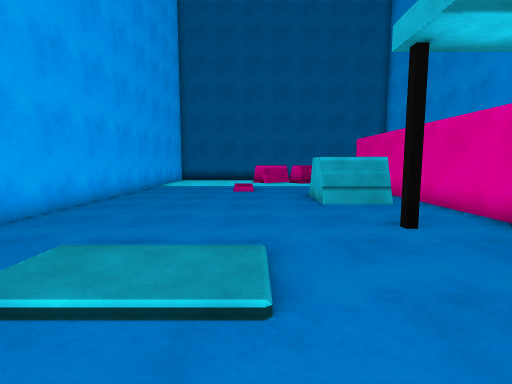
[1] (above)

16 first-person views from a walk through a 3-D level made in the Unity game engine. The camera is 1.3 m above the floor, tilts 6° down and sees 85° across. The floor is counted in squares, 1 m on a side. Each view is taken from the middle of a square. On the plan, view 1 faces up. The plan holds only what a view shows up to about 13 squares ahead; the rest is blank.

[2]
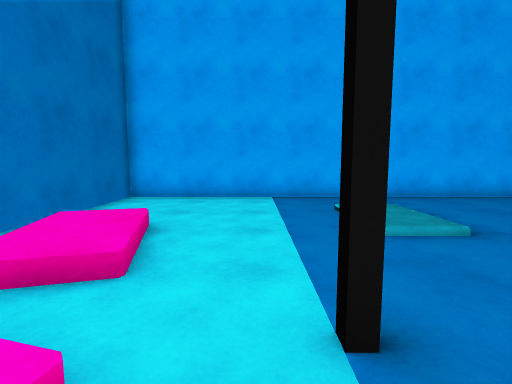

[3]
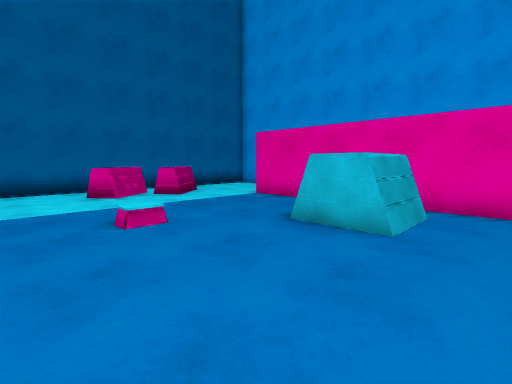

[4]
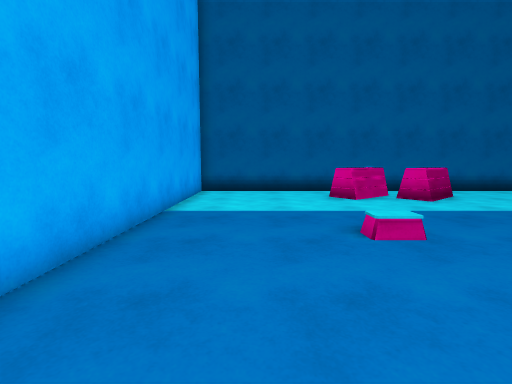

[5]
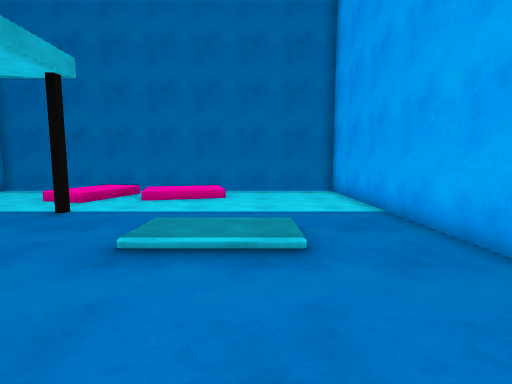

[6]
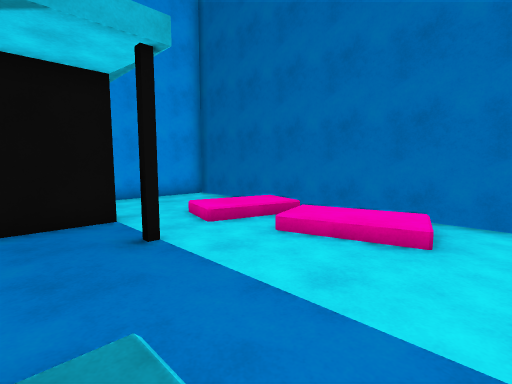

[7]
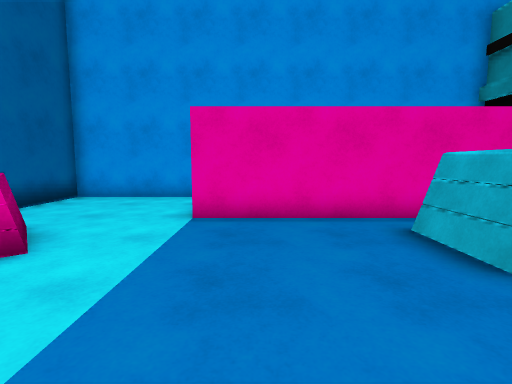

[8]
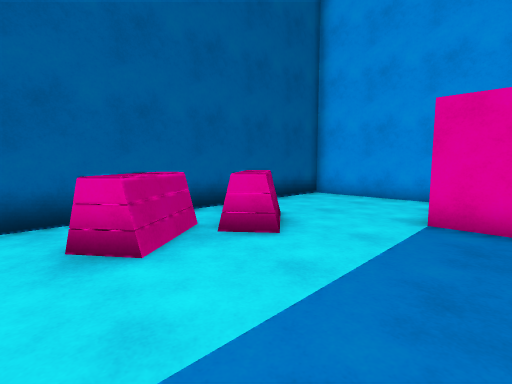

[9]
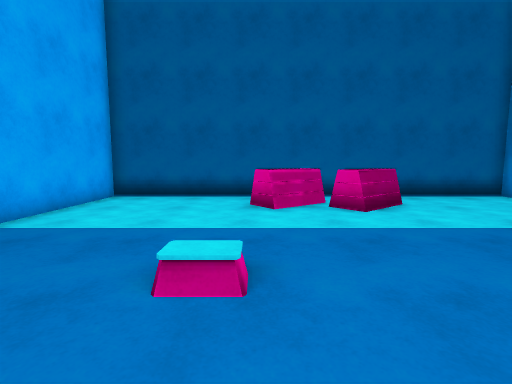

[10]
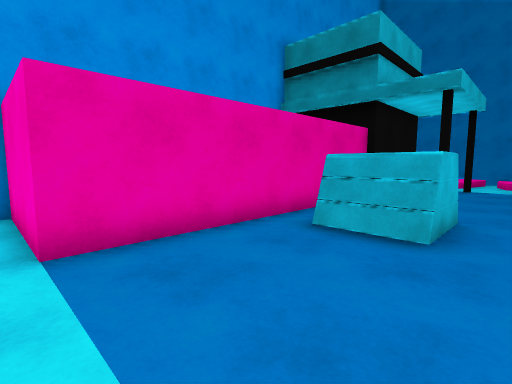

[11]
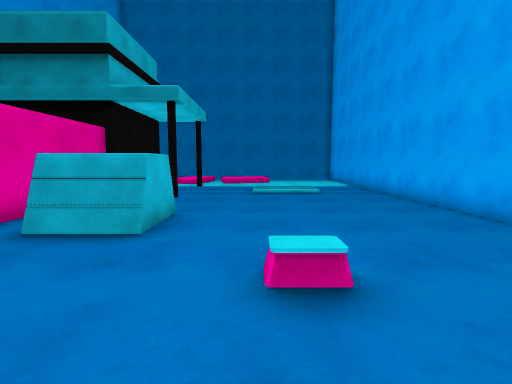

[12]
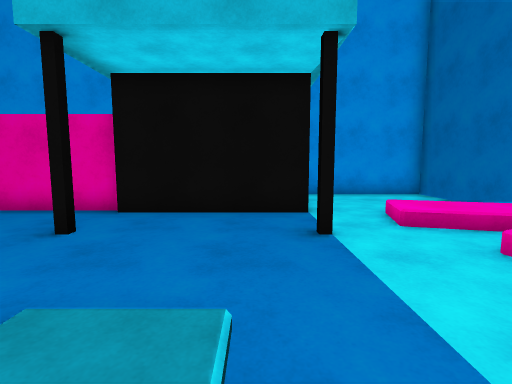

[13]
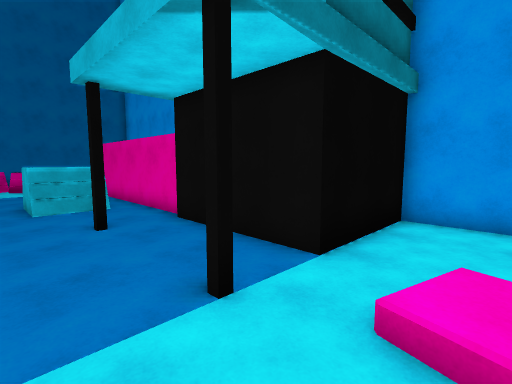

[14]
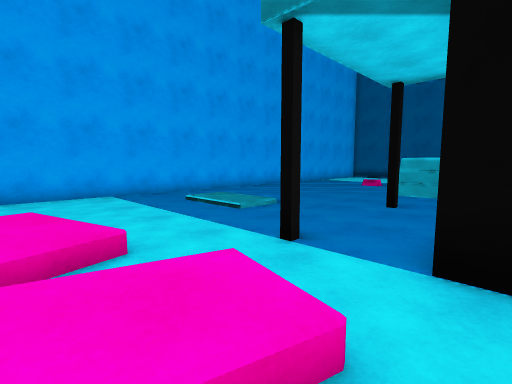

[15]
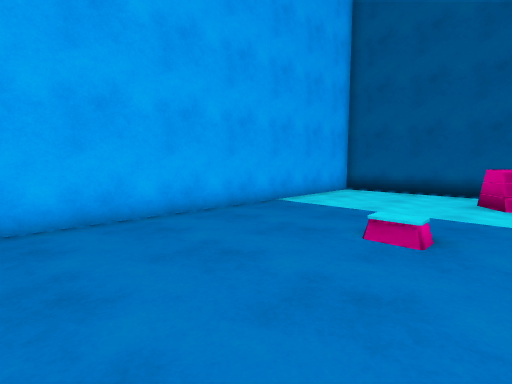

[16]
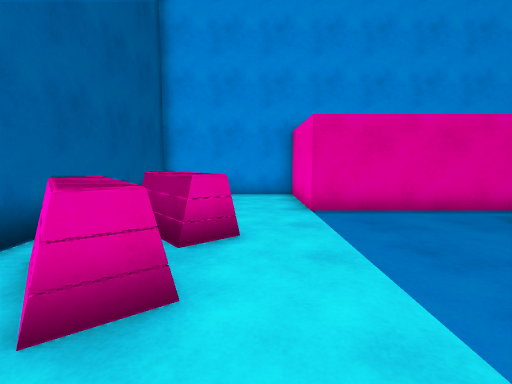

### Floor plan
Key: @ floor where view 1 was taken; # wall or solid block; x gap in a wall; . main floor; : floor 0.25 m higher than the main floor; / step, stairs or slope; = window, fence, low wall or low ledge; ^ raised ledge.
Columns run from 6 left of view 1 to 10 right of it. Each row starts with its distance up from view 1.
 21 #################
 20 #.......x.......#
 19 #.....#^^==.....#
 18 #.....#=x=#.....#
 17 #...............#
 16 #...............#
 15 #...........#####
 14 #...........#
 13 #....//.....#
 12 #...........#
 11 #.......###.#
 10 #.......^^^.#
  9 #.......#^^.#
  8 #...........#
  7 #...........#
  6 #........#..#
  5 #..........
  4 #..////....
  3 #../::/....
  2 #..////....
  1 #........#.#    #
  0 #.....@.........#
 -1 #.........//....#
 -2 #....////.:/....#
 -3 #..../:://:/....#
 -4 #...../  //  ...#
 -5 #################

Where each view was taken, in squares from view 1:
view 1: 0 up, 0 right, facing up
view 2: 0 up, 5 right, facing left
view 3: 7 up, 3 left, facing up-right
view 4: 8 up, 3 left, facing up
view 5: 8 up, 2 left, facing down
view 6: 3 up, 2 left, facing down-right
view 7: 14 up, 1 left, facing right
view 8: 14 up, 1 left, facing up-right
view 9: 10 up, 0 right, facing up
view 10: 16 up, 1 right, facing down-right
view 11: 16 up, 0 right, facing down
view 12: 2 up, 2 left, facing right
view 13: 2 down, 1 right, facing up-right
view 14: 3 down, 6 right, facing up-left
view 15: 8 up, 1 right, facing up-left
view 16: 17 up, 2 left, facing right
